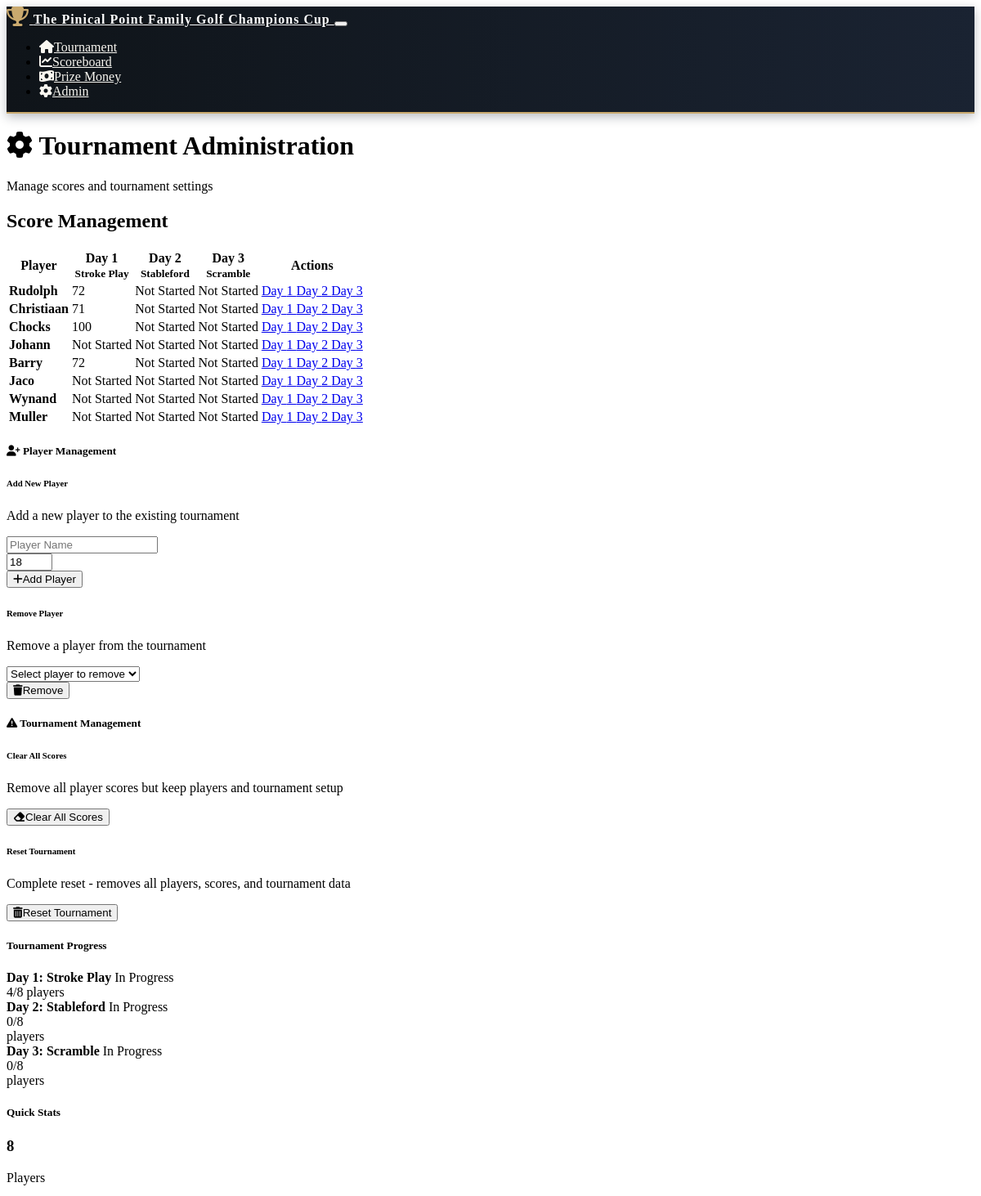
/admin (upper part), run on an earlier commit of the app's database.
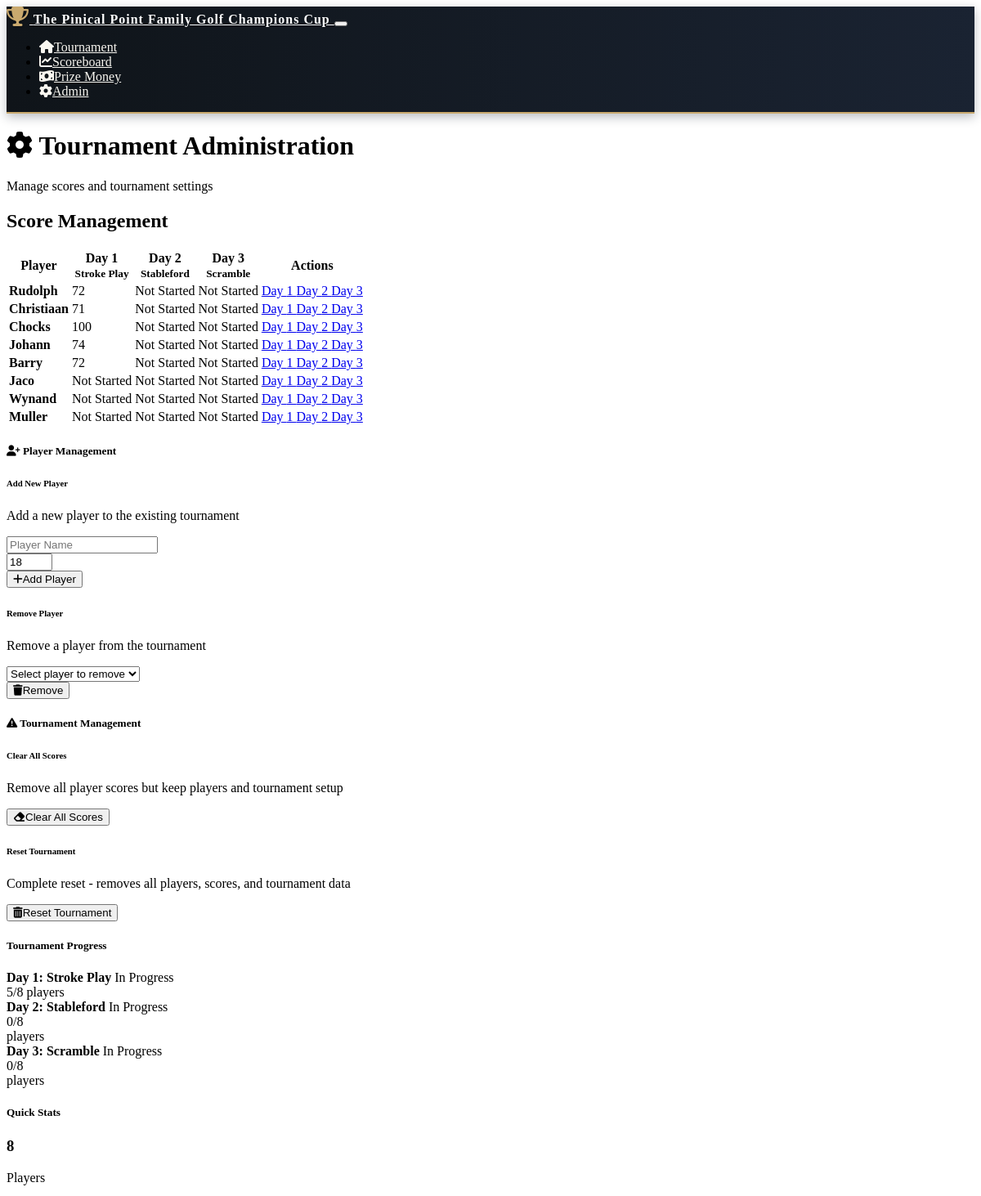
And on a later commit of the database.
### models.py (models this page shows, shortened)
class Round(db.Model):
    id = db.Column(db.Integer, primary_key=True)
    tournament_id = db.Column(db.Integer, db.ForeignKey('tournament.id'), nullable=False)
    day = db.Column(db.Integer, nullable=False)  # 1, 2, or 3
    format = db.Column(db.String(50), nullable=False)  # 'stroke_play', 'stableford', 'scramble'
    date = db.Column(db.Date, nullable=False)
    completed = db.Column(db.Boolean, default=False)
    scores = db.relationship('Score', backref='round', lazy=True)

class Player(db.Model):
    id = db.Column(db.Integer, primary_key=True)
    name = db.Column(db.String(100), nullable=False)
    tournament_id = db.Column(db.Integer, db.ForeignKey('tournament.id'), nullable=False)
    handicap = db.Column(db.Integer, default=0)
    created_at = db.Column(db.DateTime, default=datetime.utcnow)
    scores = db.relationship('Score', backref='player', lazy=True)

class Score(db.Model):
    id = db.Column(db.Integer, primary_key=True)
    player_id = db.Column(db.Integer, db.ForeignKey('player.id'), nullable=False)
    round_id = db.Column(db.Integer, db.ForeignKey('round.id'), nullable=False)
    hole_1 = db.Column(db.Integer)
    hole_2 = db.Column(db.Integer)
    hole_3 = db.Column(db.Integer)
    hole_4 = db.Column(db.Integer)
    hole_5 = db.Column(db.Integer)
    hole_6 = db.Column(db.Integer)
    hole_7 = db.Column(db.Integer)
    hole_8 = db.Column(db.Integer)
    hole_9 = db.Column(db.Integer)
    hole_10 = db.Column(db.Integer)
    hole_11 = db.Column(db.Integer)
    hole_12 = db.Column(db.Integer)
    hole_13 = db.Column(db.Integer)
    hole_14 = db.Column(db.Integer)
    hole_15 = db.Column(db.Integer)
    hole_16 = db.Column(db.Integer)
    hole_17 = db.Column(db.Integer)
    hole_18 = db.Column(db.Integer)
    total_strokes = db.Column(db.Integer)
    stableford_points = db.Column(db.Integer)
    created_at = db.Column(db.DateTime, default=datetime.utcnow)
    updated_at = db.Column(db.DateTime, default=datetime.utcnow, onupdate=datetime.utcnow)

### routes.py (the view)
@app.route('/admin')
def admin():
    tournament = Tournament.query.first()
    if not tournament:
        return redirect(url_for('player_setup'))
    players = Player.query.filter_by(tournament_id=tournament.id).all()
    rounds = Round.query.filter_by(tournament_id=tournament.id).order_by(Round.day).all()
    return render_template('admin.html',
                         tournament=tournament,
                         players=players,
                         rounds=rounds,
                         tournament_formats=TOURNAMENT_FORMATS)

### templates/admin.html (shortened to what this page needs)
{% extends "base.html" %}
{% block content %}
<div class="container">
    <div class="row mb-4">
        <div class="col-12">
            <div class="card bg-primary">
                <div class="card-body">
                    <h1 class="card-title text-white mb-0">
                        <i class="fas fa-cog me-2"></i>
                        Tournament Administration
                    </h1>
                    <p class="card-text text-white-50 mb-0">Manage scores and tournament settings</p>
                </div>
            </div>
        </div>
    </div>
    <div class="row mb-4">
        <div class="col-12">
            <h2 class="mb-3">Score Management</h2>
            <div class="card">
                <div class="card-body">
                    <div class="table-responsive">
                        <table class="table table-hover">
                            <thead class="table-dark">
                                <tr>
                                    <th>Player</th>
                                    {% for round in rounds %}
                                    <th class="text-center">
                                        Day {{ round.day }}<br>
                                        <small>{{ tournament_formats[round.day].name }}</small>
                                    </th>
                                    {% endfor %}
                                    <th>Actions</th>
                                </tr>
                            </thead>
                            <tbody>
                                {% for player in players %}
                                <tr>
                                    <td><strong>{{ player.name }}</strong></td>
                                    {% for round in rounds %}
                                    <td class="text-center">
                                        {% set score = player.scores|selectattr('round_id', 'equalto', round.id)|first %}
                                        {% if score and score.total_strokes %}
                                            {% if round.format == 'stableford' %}
                                                <span class="badge bg-success">{{ score.stableford_points }} pts</span>
                                            {% else %}
                                                <span class="badge bg-info">{{ score.total_strokes }}</span>
                                            {% endif %}
                                        {% else %}
                                            <span class="text-muted">Not Started</span>
                                        {% endif %}
                                    </td>
                                    {% endfor %}
                                    <td>
                                        <div class="btn-group" role="group">
                                            {% for round in rounds %}
                                            <a href="{{ url_for('scorecard', player_id=player.id, round_id=round.id) }}"
                                               class="btn btn-sm btn-outline-primary">
                                                Day {{ round.day }}
                                            </a>
                                            {% endfor %}
                                        </div>
                                    </td>
                                </tr>
                                {% endfor %}
                            </tbody>
                        </table>
                    </div>
                </div>
            </div>
        </div>
    </div>
    <div class="row mb-4">
        <div class="col-12">
            <div class="card border-success">
                <div class="card-header bg-success text-white">
                    <h5 class="mb-0">
                        <i class="fas fa-user-plus me-2"></i>
                        Player Management
                    </h5>
                </div>
                <div class="card-body">
                    <div class="row">
                        <div class="col-md-8">
                            <h6>Add New Player</h6>
                            <p class="text-muted small">Add a new player to the existing tournament</p>
                            <form method="POST" action="{{ url_for('add_player') }}" class="row g-3">
                                <div class="col-md-6">
                                    <input type="text" class="form-control" name="player_name" placeholder="Player Name" required>
                                </div>
                                <div class="col-md-3">
                                    <input type="number" class="form-control" name="handicap" placeholder="Handicap" min="0" max="36" value="18" required>
                                </div>
                                <div class="col-md-3">
                                    <button type="submit" class="btn btn-success">
                                        <i class="fas fa-plus me-2"></i>Add Player
                                    </button>
                                </div>
                            </form>
                        </div>
                        <div class="col-md-4">
                            <h6>Remove Player</h6>
                            <p class="text-muted small">Remove a player from the tournament</p>
                            <form method="POST" action="{{ url_for('remove_player') }}" class="row g-3">
                                <div class="col-md-8">
                                    <select class="form-select" name="player_id" required>
                                        <option value="">Select player to remove</option>
                                    </select>
                                </div>
                                <div class="col-md-4">
                                    <button type="submit" class="btn btn-danger btn-sm"
                                            onclick="return confirm('Are you sure you want to remove this player? This will also delete all their scores!')">
                                        <i class="fas fa-trash me-1"></i>Remove
                                    </button>
                                </div>
                            </form>
                        </div>
                    </div>
                </div>
            </div>
        </div>
    </div>
    <div class="row mb-4">
        <div class="col-12">
            <div class="card border-warning">
                <div class="card-header bg-warning text-dark">
                    <h5 class="mb-0">
                        <i class="fas fa-exclamation-triangle me-2"></i>
                        Tournament Management
                    </h5>
                </div></div>
                <div class="card-body">
                    <div class="row">
                        <div class="col-md-6 mb-3">
                            <h6>Clear All Scores</h6>
                            <p class="text-muted small">Remove all player scores but keep players and tournament setup</p>
                            <form method="POST" action="{{ url_for('clear_scores') }}" style="display: inline;"
                                  onsubmit="return confirm('Are you sure you want to clear all scores? This cannot be undone!')">
                                <button type="submit" class="btn btn-warning">
                                    <i class="fas fa-eraser me-2"></i>Clear All Scores
                                </button>
                            </form>
                        </div>
                        <div class="col-md-6 mb-3">
                            <h6>Reset Tournament</h6>
                            <p class="text-muted small">Complete reset - removes all players, scores, and tournament data</p>
                            <form method="POST" action="{{ url_for('reset_tournament') }}" style="display: inline;"
                                  onsubmit="return confirm('Are you sure you want to completely reset the tournament? This will delete ALL data and cannot be undone!')">
                                <button type="submit" class="btn btn-danger">
                                    <i class="fas fa-trash-alt me-2"></i>Reset Tournament
                                </button>
                            </form>
                        </div>
                    </div>
                </div>
            </div>
        </div>
    </div>
    <div class="row mb-4">
        <div class="col-md-6">
            <div class="card">
                <div class="card-header">
                    <h5 class="mb-0">Tournament Progress</h5>
                </div>
                <div class="card-body">
                    {% for round in rounds %}
                    <div class="mb-3">
                        <div class="d-flex justify-content-between align-items-center mb-1">
                            <span><strong>Day {{ round.day }}: {{ tournament_formats[round.day].name }}</strong></span>
                            {% if round.completed %}
                                <span class="badge bg-success">Completed</span>
                            {% else %}
                                <span class="badge bg-warning">In Progress</span>
                            {% endif %}
                        </div>
                        <div class="progress">
                            {% set completed_scores = round.scores|selectattr('total_strokes')|list|length %}
                            {% set progress = (completed_scores / players|length * 100) if players else 0 %}
                            <div class="progress-bar" style="width: {{ progress }}%">
                                {{ completed_scores }}/{{ players|length }} players
                            </div>
                        </div>
                    </div>
                    {% endfor %}
                </div>
            </div>
        </div>
        <div class="col-md-6">
            <div class="card">
                <div class="card-header">
                    <h5 class="mb-0">Quick Stats</h5>
                </div>
                <div class="card-body">
                    <div class="row text-center">
                        <div class="col-6 mb-3">
                            <h3 class="text-primary">{{ players|length }}</h3>
                            <p class="mb-0">Players</p>
                        </div>
                    </div>
                </div>
            </div>
        </div>
    </div>
{% endblock %}

### templates/base.html (shortened to what this page needs)
<!DOCTYPE html>
<html lang="en" data-bs-theme="dark">
<head>
    <link href="https://cdn.replit.com/agent/bootstrap-agent-dark-theme.min.css" rel="stylesheet">
    <link rel="stylesheet" href="https://cdnjs.cloudflare.com/ajax/libs/font-awesome/6.4.0/css/all.min.css">
    <link rel="stylesheet" href="{{ url_for('static', filename='css/custom.css') }}">
</head>
<body>
    <nav class="navbar navbar-expand-lg navbar-dark navbar-tournament mb-4">
        <div class="container">
            <a class="navbar-brand tournament-logo" href="{{ url_for('index') }}">
                <i class="fas fa-trophy me-2 trophy-icon"></i>
                The Pinical Point Family Golf Champions Cup
            </a>
            <button class="navbar-toggler" type="button" data-bs-toggle="collapse" data-bs-target="#navbarNav">
            </button>
            <div class="collapse navbar-collapse" id="navbarNav">
                <ul class="navbar-nav ms-auto">
                    <li class="nav-item">
                        <a class="nav-link" href="{{ url_for('index') }}">
                            <i class="fas fa-home me-1"></i>Tournament
                        </a>
                    </li>
                    <li class="nav-item">
                        <a class="nav-link" href="{{ url_for('scoreboard') }}">
                            <i class="fas fa-chart-line me-1"></i>Scoreboard
                        </a>
                    </li>
                    <li class="nav-item">
                        <a class="nav-link" href="{{ url_for('prize_money') }}">
                            <i class="fas fa-money-bill-wave me-1"></i>Prize Money
                        </a>
                    </li>
                    <li class="nav-item">
                        <a class="nav-link" href="{{ url_for('admin') }}">
                            <i class="fas fa-cog me-1"></i>Admin
                        </a>
                    </li>
                </ul>
            </div>
        </div>
    </nav>
    <main>
        {% block content %}{% endblock %}
    </main>
</body>
</html>

### static/css/custom.css (style rules this page uses)
:root { --tournament-navy: #1a2332; --tournament-gold: #c9a96e; --tournament-white: #FFFFFF; --tournament-dark-navy: #0f1419; --tournament-accent-blue: #4a90e2; --tournament-cream: #f8f6f0; --tournament-silver: #8a9ba8; --tournament-shadow: rgba(26, 35, 50, 0.3); --tournament-green: #2d5a27; --tournament-light-green: #4a7c59; }
.tournament-logo { font-family: 'Georgia', serif; font-weight: bold; text-shadow: 2px 2px 4px rgba(0,0,0,0.3); letter-spacing: 1px; }
.navbar-tournament { background: linear-gradient(90deg, var(--tournament-dark-navy) 0%, var(--tournament-navy) 100%) !important; border-bottom: 2px solid var(--tournament-gold); box-shadow: 0 4px 12px var(--tournament-shadow); }
.navbar-brand { font-family: 'Georgia', serif; font-weight: bold; color: var(--tournament-white) !important; text-shadow: 1px 1px 2px rgba(0,0,0,0.3); }
.nav-link { color: var(--tournament-cream) !important; font-weight: 500; transition: all 0.3s ease; }
.trophy-icon { color: var(--tournament-gold); text-shadow: 1px 1px 2px rgba(0,0,0,0.3); font-size: 1.5em; }

What changed in the data, as far as the page shows it:
shown differently, row unchanged: Round "Stroke Play": {{ progress }} 50.0 → 62.5 (drawn); completed_scores "4" → "5"; no longer shows "Not Started"
added Score: total_strokes "74"
